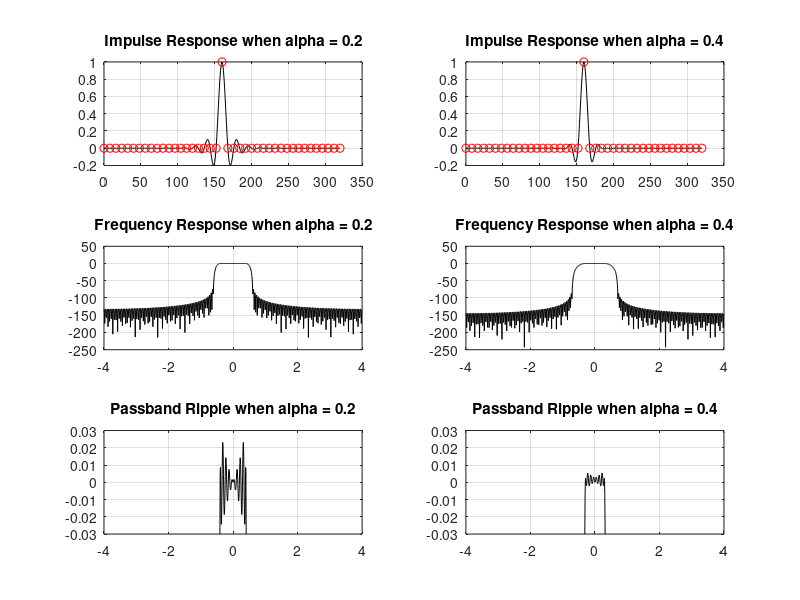

Source code (MATLAB): (Note: this script raises an error after producing the figure.)
clear
load workspace
close all
% Problem 2
hm1 = h1/(h1*h1');
y1 = conv(h1, hm1);
subplot(3, 2, 1)
plot(0:length(y1)-1,y1, 'k')
hold on
title('Impulse Response when alpha = 0.2')
plot(0:8:length(y1)-1, y1(1:8:length(y1)), 'ro')
grid on

hm2 = h2/(h2*h2');
y2 = conv(h2, hm2);
subplot(3, 2, 2)
plot(0:length(y2)-1, y2, 'k')
hold on
title('Impulse Response when alpha = 0.4')
plot(0:8:length(y2)-1, y2(1:8:length(y2)), 'ro')
grid on

subplot(3,2,3)
plot((-0.5:1/1024:0.5-1/1024)*8,fftshift(20*log10(abs(fft(y1/sum(y1),1024)))),'k')
title('Frequency Response when alpha = 0.2')
grid on

subplot(3,2,4)
plot((-0.5:1/1024:0.5-1/1024)*8,fftshift(20*log10(abs(fft(y2/sum(y2),1024)))),'k')
title('Frequency Response when alpha = 0.4')
grid on

subplot(3,2,5)
plot((-0.5:1/1024:0.5-1/1024)*8,fftshift(20*log10(abs(fft(y1/sum(y1),1024)))),'k')
ylim([-0.03, 0.03])
title('Passband Ripple when alpha = 0.2')
grid on

subplot(3,2,6)
plot((-0.5:1/1024:0.5-1/1024)*8,fftshift(20*log10(abs(fft(y2/sum(y2),1024)))),'k')
ylim([-0.03 0.03])
title('Passband Ripple when alpha = 0.4')
grid on

save('workspace.mat')